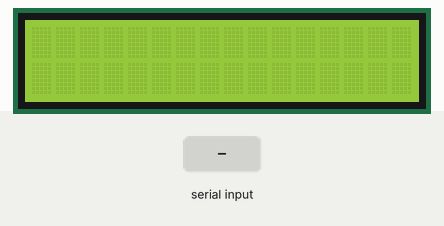
A sketch run on a simulated Arduino Uno, built with avr-gcc and run on an emulated ATmega328P. On the bench: 16×2 character LCD. The test bench sets the inputs (shaded band). What the sketch prints to the serial monitor is not drawn.

Above: at 1.2 s.
1.3 s: "a" received over Serial
At 2.8 s:
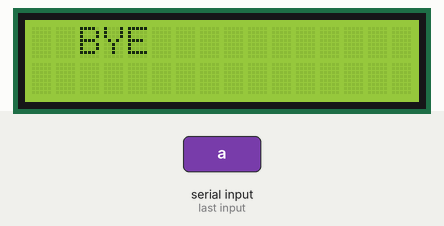
4.3 s: "b" received over Serial
At 5.8 s:
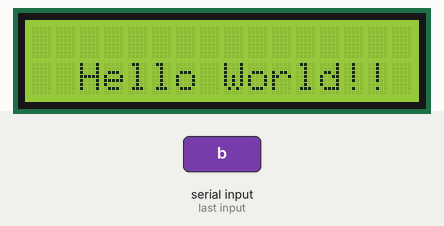
7.3 s: "1" received over Serial
Timing chart, 0 to 10.3 s (numbered marks = the images above; inputs shaded):
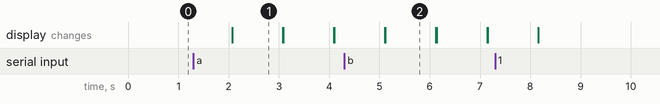

The sketch:

0125.test__________LCD_____2.ino
```cpp
#include <Wire.h>
#include <LiquidCrystal_I2C.h>
char data;

LiquidCrystal_I2C lcd(0x27, 16, 2);

void setup()
{
	lcd.init();
	lcd.backlight();
  Serial.begin(9600);
}

void loop()
{

  if(Serial.available())
  {
    data = Serial.read();
  }
	if (data == 'a')
  {
		Serial.println(data);
    lcd.setCursor(0,0);
		lcd.print("  BYE  ");
	}
	else if (data == 'b')
  {
		Serial.println(data);
    lcd.setCursor(0,1);
		lcd.print("  Hello World!!  ");
	}
	delay(1000);
	lcd.clear();
}
```

Measured:
- after the input at 1.3 s, the display: changes after 0.78 s (image 1)
- after the input at 4.3 s, the display: first differs from a run without the input after 0.82 s (image 2)
- what the display in image 1 shows lasts 1.0 s, from 2.1 s to 3.1 s
